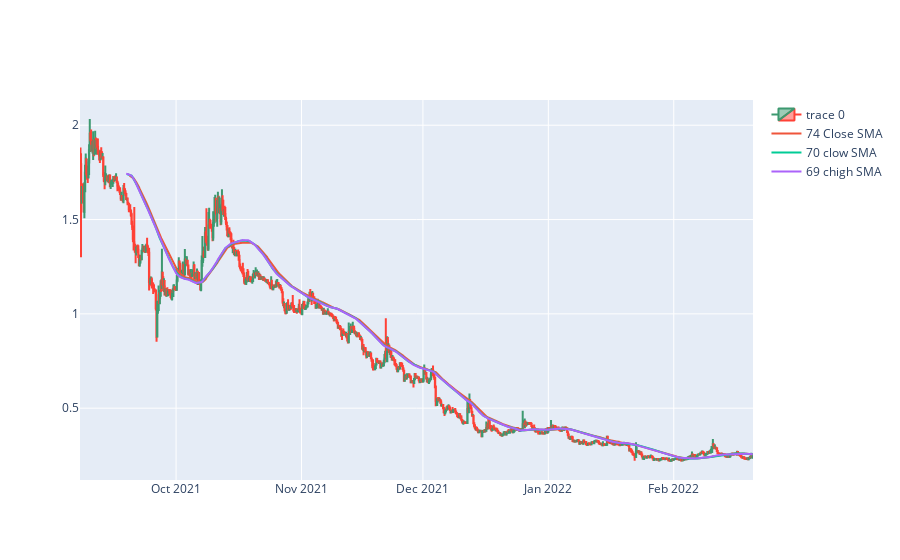

Here is the notebook cell this chart was saved with:
### Code cell
pair = "mdx".upper()
data=pd.read_csv(f"C:\\Users\Grant\Desktop\work_git\work\data\\4h\{pair}USDT_4h.csv", parse_dates=True)
# data=pd.read_csv("C:\\Users\Grant\Desktop\work_git\work\data\\1d\ENSUSDT_1d.csv", parse_dates=True)
best_sma(data)

### Figure 1 — Plotly figure (JSON) as saved in the notebook; plotly's stock layout.template omitted (floating-point values rounded to 4 significant figures; data arrays with more than 128 entries replaced by an {"elided": "..."} marker saying what was removed)
{"data": [{"close": {"elided": "998 float values"}, "high": {"elided": "998 float values"}, "low": {"elided": "998 float values"}, "open": {"elided": "998 float values"}, "type": "candlestick", "x": {"elided": "998 str values"}}, {"name": "74 Close SMA", "type": "scatter", "x": {"elided": "998 str values"}, "y": {"elided": "998 float values"}}, {"name": "70 clow SMA", "type": "scatter", "x": {"elided": "998 str values"}, "y": {"elided": "998 float values"}}, {"name": "69 chigh SMA", "type": "scatter", "x": {"elided": "998 str values"}, "y": {"elided": "998 float values"}}], "layout": {"xaxis": {"rangeslider": {"visible": false}}}}
